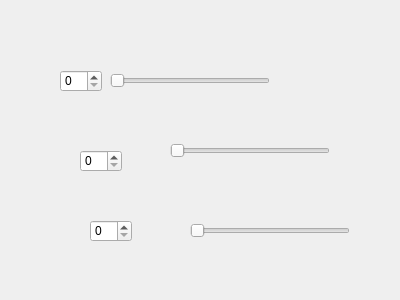
<?xml version="1.0" encoding="UTF-8"?>
<ui version="4.0">
 <class>QAbstractNavigation</class>
 <widget class="QAbstractInteractorStyle" name="QAbstractNavigation">
  <property name="geometry">
   <rect>
    <x>0</x>
    <y>0</y>
    <width>400</width>
    <height>300</height>
   </rect>
  </property>
  <property name="windowTitle">
   <string>QAbstractNavigation</string>
  </property>
  <widget class="QSlider" name="sliceHorizontalSliderY">
   <property name="geometry">
    <rect>
     <x>170</x>
     <y>140</y>
     <width>160</width>
     <height>22</height>
    </rect>
   </property>
   <property name="maximum">
    <number>9999</number>
   </property>
   <property name="orientation">
    <enum>Qt::Horizontal</enum>
   </property>
  </widget>
  <widget class="QSlider" name="sliceHorizontalSliderZ">
   <property name="geometry">
    <rect>
     <x>190</x>
     <y>220</y>
     <width>160</width>
     <height>22</height>
    </rect>
   </property>
   <property name="maximum">
    <number>99999</number>
   </property>
   <property name="orientation">
    <enum>Qt::Horizontal</enum>
   </property>
  </widget>
  <widget class="QSlider" name="sliceHorizontalSliderX">
   <property name="geometry">
    <rect>
     <x>110</x>
     <y>70</y>
     <width>160</width>
     <height>22</height>
    </rect>
   </property>
   <property name="maximum">
    <number>9999</number>
   </property>
   <property name="orientation">
    <enum>Qt::Horizontal</enum>
   </property>
  </widget>
  <widget class="QSpinBox" name="sliceSpinBoxY">
   <property name="geometry">
    <rect>
     <x>80</x>
     <y>150</y>
     <width>42</width>
     <height>22</height>
    </rect>
   </property>
   <property name="maximum">
    <number>9999</number>
   </property>
  </widget>
  <widget class="QSpinBox" name="sliceSpinBoxX">
   <property name="geometry">
    <rect>
     <x>60</x>
     <y>70</y>
     <width>42</width>
     <height>22</height>
    </rect>
   </property>
   <property name="maximum">
    <number>9999</number>
   </property>
  </widget>
  <widget class="QSpinBox" name="sliceSpinBoxZ">
   <property name="geometry">
    <rect>
     <x>90</x>
     <y>220</y>
     <width>42</width>
     <height>22</height>
    </rect>
   </property>
   <property name="maximum">
    <number>9999</number>
   </property>
  </widget>
 </widget>
 <layoutdefault spacing="6" margin="11"/>
 <customwidgets>
  <customwidget>
   <class>QAbstractInteractorStyle</class>
   <extends>QWidget</extends>
   <header>qabstractinteractorstyle.h</header>
   <container>1</container>
  </customwidget>
 </customwidgets>
 <resources/>
 <connections>
  <connection>
   <sender>sliceSpinBoxX</sender>
   <signal>valueChanged(int)</signal>
   <receiver>sliceHorizontalSliderX</receiver>
   <slot>setValue(int)</slot>
   <hints>
    <hint type="sourcelabel">
     <x>78</x>
     <y>79</y>
    </hint>
    <hint type="destinationlabel">
     <x>181</x>
     <y>80</y>
    </hint>
   </hints>
  </connection>
  <connection>
   <sender>sliceHorizontalSliderX</sender>
   <signal>valueChanged(int)</signal>
   <receiver>sliceSpinBoxX</receiver>
   <slot>setValue(int)</slot>
   <hints>
    <hint type="sourcelabel">
     <x>212</x>
     <y>90</y>
    </hint>
    <hint type="destinationlabel">
     <x>81</x>
     <y>83</y>
    </hint>
   </hints>
  </connection>
  <connection>
   <sender>sliceSpinBoxY</sender>
   <signal>valueChanged(int)</signal>
   <receiver>sliceHorizontalSliderY</receiver>
   <slot>setValue(int)</slot>
   <hints>
    <hint type="sourcelabel">
     <x>110</x>
     <y>156</y>
    </hint>
    <hint type="destinationlabel">
     <x>265</x>
     <y>151</y>
    </hint>
   </hints>
  </connection>
  <connection>
   <sender>sliceHorizontalSliderY</sender>
   <signal>valueChanged(int)</signal>
   <receiver>sliceSpinBoxY</receiver>
   <slot>setValue(int)</slot>
   <hints>
    <hint type="sourcelabel">
     <x>278</x>
     <y>150</y>
    </hint>
    <hint type="destinationlabel">
     <x>102</x>
     <y>161</y>
    </hint>
   </hints>
  </connection>
  <connection>
   <sender>sliceSpinBoxZ</sender>
   <signal>valueChanged(int)</signal>
   <receiver>sliceHorizontalSliderZ</receiver>
   <slot>setValue(int)</slot>
   <hints>
    <hint type="sourcelabel">
     <x>119</x>
     <y>233</y>
    </hint>
    <hint type="destinationlabel">
     <x>298</x>
     <y>225</y>
    </hint>
   </hints>
  </connection>
  <connection>
   <sender>sliceHorizontalSliderZ</sender>
   <signal>valueChanged(int)</signal>
   <receiver>sliceSpinBoxZ</receiver>
   <slot>setValue(int)</slot>
   <hints>
    <hint type="sourcelabel">
     <x>327</x>
     <y>233</y>
    </hint>
    <hint type="destinationlabel">
     <x>102</x>
     <y>226</y>
    </hint>
   </hints>
  </connection>
 </connections>
</ui>
